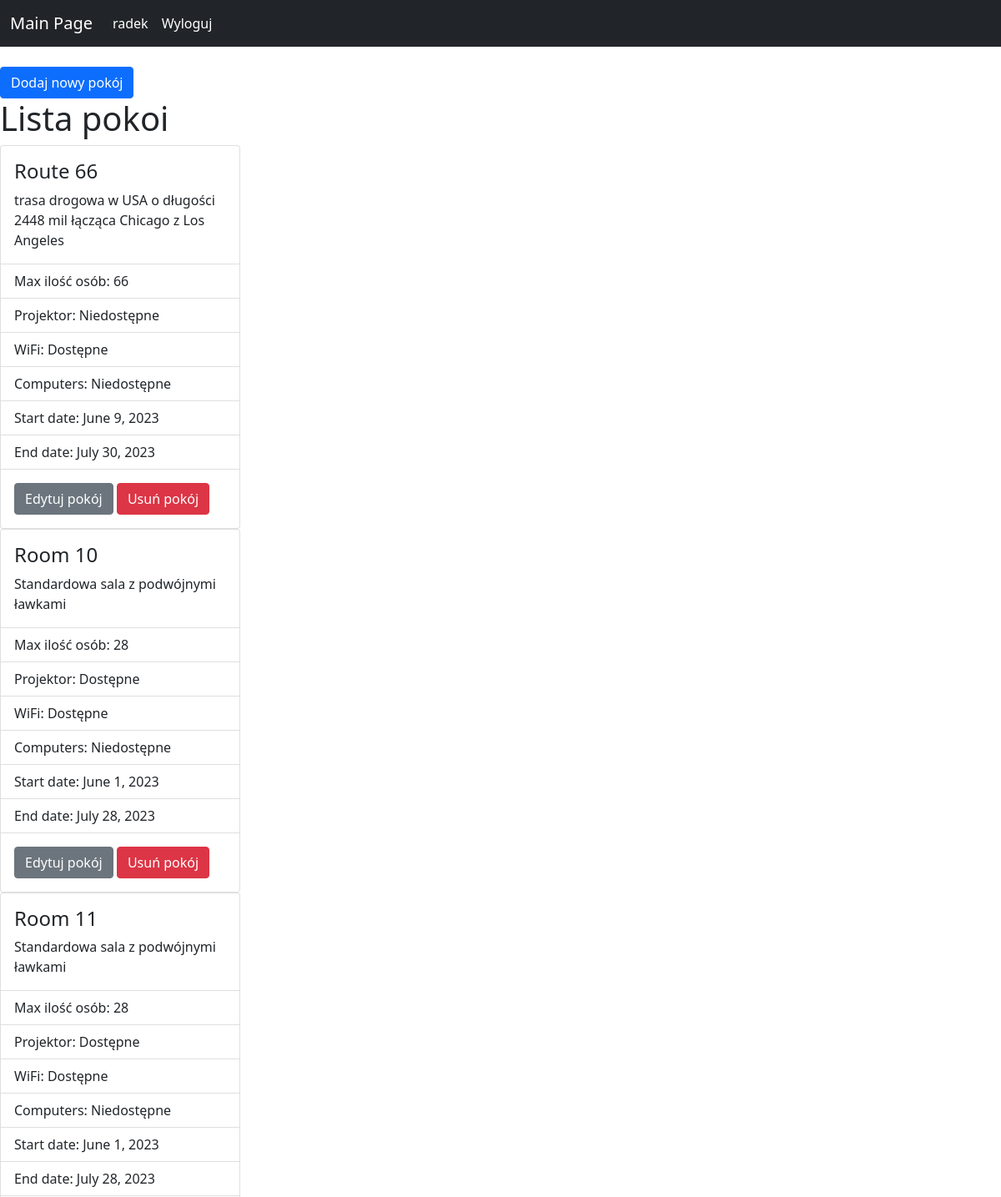
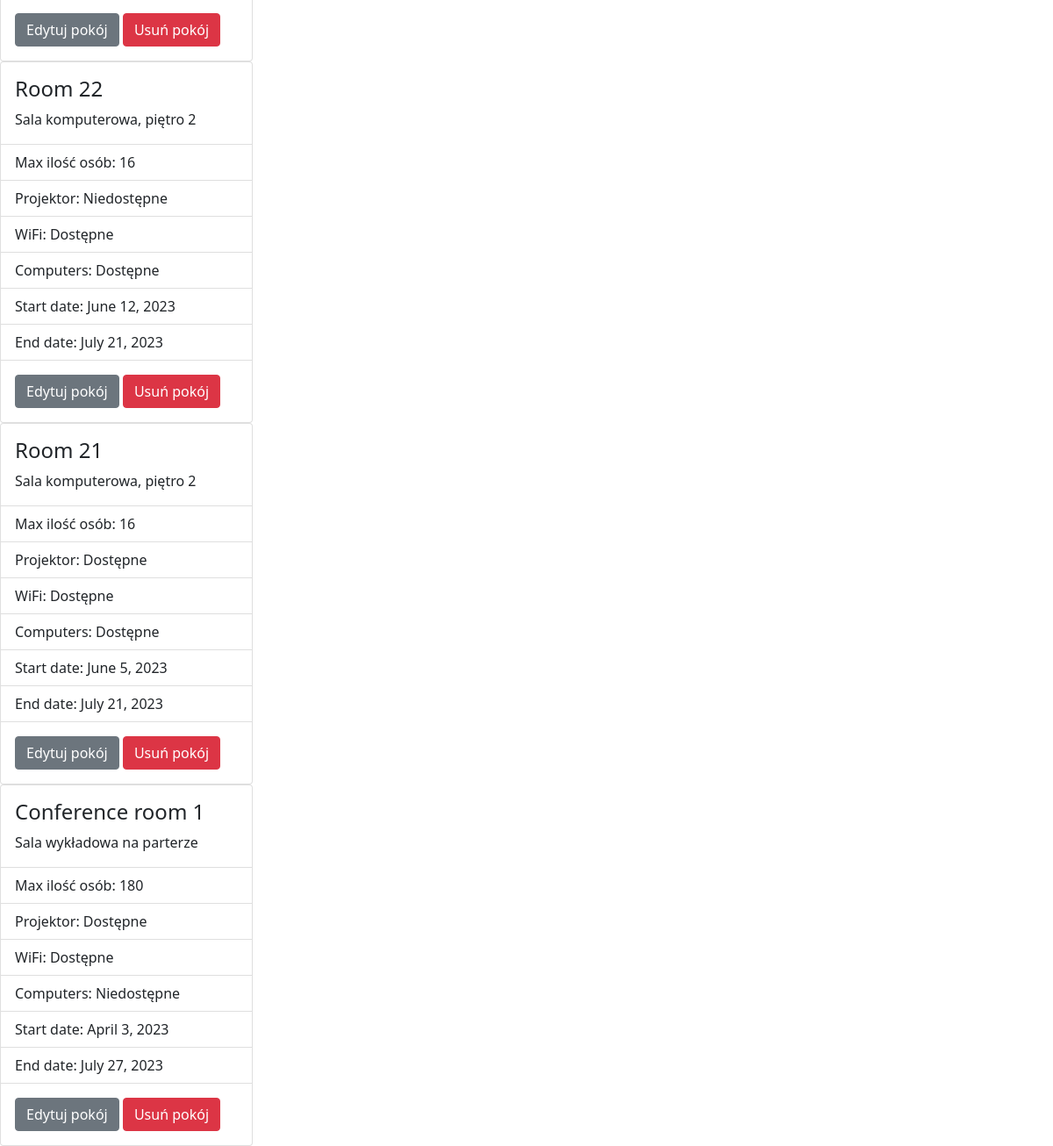
Screenshot of /reservationSystem/adminPanel/rooms/ (signed in) with the database file from the repository (2 pictures, top to bottom).
### reservationSystem/models.py (models this page shows, shortened)
class Equipment(models.Model):
    room = models.ForeignKey(Room, on_delete=models.CASCADE)
    capacity = models.IntegerField('Capacity')
    projector = models.BooleanField(default=False)
    WiFi = models.BooleanField(default=False)
    computers = models.BooleanField(default=False)
    start_date = models.DateField(null=False, blank=True)
    end_date = models.DateField(null=False, blank=True)

class Room(models.Model):
    name = models.CharField('Room name' ,max_length=255)
    description = models.TextField(blank=True)

### reservationSystem/views.py (the view)
# urls.py: path('adminPanel/rooms/', views.rooms, name='rooms'),
def rooms(request):
    rooms = Equipment.objects.all()
    context = {
        'room_list': rooms,
    }
    return render(request, 'rooms.html', context)

### reservationSystem/templates/rooms.html
{% extends 'base.html' %}
{% block content %}
    <a href="{% url 'addRoom' %}" class="btn btn-primary">Dodaj nowy pokój</a>
    <h1>Lista pokoi</h1>
    {% for room in room_list %}
    <div class="card" style="width: 18rem;">
        <div class="card-body">
        <h4 class="card-title">{{room.room.name}}</h4>
        <p class="card-text">{{room.room.description}}</p>
        </div>
        <ul class="list-group list-group-flush">
            <li class="list-group-item">Max ilość osób: {{room.capacity}}</li>
        <li class="list-group-item">Projektor: {% if room.projector %}Dostępne{% else %}Niedostępne{% endif %}</li>
        <li class="list-group-item">WiFi: {% if room.WiFi %}Dostępne{% else %}Niedostępne{% endif %}</li>
        <li class="list-group-item">Computers: {% if room.computers %}Dostępne{% else %}Niedostępne{% endif %}</li>
        <li class="list-group-item">Start date: {{room.start_date}}</li>
        <li class="list-group-item">End date: {{room.end_date}}</li>
        </ul>
        <div class="card-body">
        <a href="{% url 'roomAdmin' room.id %}" class="btn btn-secondary">Edytuj pokój</a>
        <a href="{% url 'deleteRoom' room.id %}" class="btn btn-danger">Usuń pokój</a>
        </div>
    </div>
    {% endfor %}
{% endblock %}

### reservationSystem/templates/navbar.html (shortened to what this page needs)
<nav class="navbar navbar-expand-lg navbar-dark bg-dark">
    <div class="container-fluid">
      <a class="navbar-brand" href="{% url 'home' %}">Main Page</a>
      <div class="collapse navbar-collapse" id="navbarSupportedContent">
        <ul class="navbar-nav me-auto mb-2 mb-lg-0">
          {% if user.is_authenticated %}
            <li class="nav-item">
              <a class="nav-link active" aria-current="page">{{user.username}}</a>
            </li>
            <li class="nav-item">
              <a class="nav-link active" aria-current="page" href="{% url 'logout' %}">Wyloguj</a>
            </li>
          {% endif %}
        </ul>
      </div>
    </div>
  </nav>

### rows the page displays
Equipment: room.name "Route 66", room.description "trasa drogowa w USA o długości 2448 mil łącząca Chicago z Los Angeles", capacity "66", projector "Niedostępne", WiFi "Dostępne", computers "Niedostępne", start_date "June 9, 2023", end_date "July 30, 2023"
Equipment: room.name "Room 10", room.description "Standardowa sala z podwójnymi ławkami", capacity "28", projector "Dostępne", WiFi "Dostępne", computers "Niedostępne", start_date "June 1, 2023", end_date "July 28, 2023"
Equipment: room.name "Room 11", room.description "Standardowa sala z podwójnymi ławkami", capacity "28", projector "Dostępne", WiFi "Dostępne", computers "Niedostępne", start_date "June 1, 2023", end_date "July 28, 2023"
Equipment: room.name "Room 22", room.description "Sala komputerowa, piętro 2", capacity "16", projector "Niedostępne", WiFi "Dostępne", computers "Dostępne", start_date "June 12, 2023", end_date "July 21, 2023"
Equipment: room.name "Room 21", room.description "Sala komputerowa, piętro 2", capacity "16", projector "Dostępne", WiFi "Dostępne", computers "Dostępne", start_date "June 5, 2023", end_date "July 21, 2023"
Equipment: room.name "Conference room 1", room.description "Sala wykładowa na parterze", capacity "180", projector "Dostępne", WiFi "Dostępne", computers "Niedostępne", start_date "April 3, 2023", end_date "July 27, 2023"

### other values shown
{{ user.username }} "radek"
